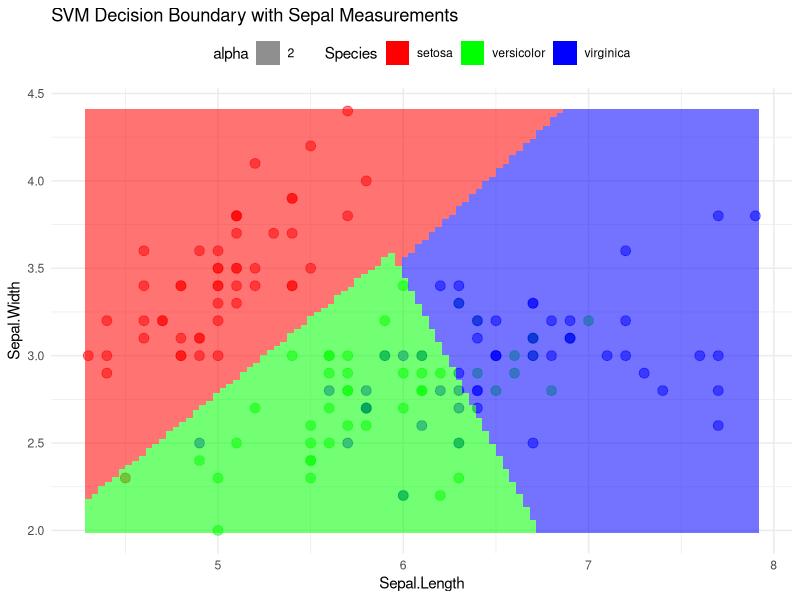

R code for this plot:
library(e1071)
library(ggplot2)

# Load and prepare data
data(iris)
# data <- iris[iris$Species != "versicolor", ]
data <- iris

# Fit SVM for two features
# Also supports linear, polynomial, radial, sigmoid
model <- svm(
    Species ~ Sepal.Length + Sepal.Width,
    data = data,
    kernel = "linear"
)

print(model)

# Tune the model
costs <- c(0.001,0.01,.1,1,10,100)
tuned_model <- tune(
    svm,
    Species ~ Sepal.Length + Sepal.Width,
    data = data,
    kernel = "linear",
    ranges = list(cost = costs, gamma = c(0.1, 1, 10))
)

print(tuned_model)

# Create a sequence of values for each dimension
sl <- seq(min(data$Sepal.Length), max(data$Sepal.Length), length = 100)
sw <- seq(min(data$Sepal.Width), max(data$Sepal.Width), length = 100)

# Expand grid to cover all combinations
grid <- expand.grid(Sepal.Length = sl, Sepal.Width = sw)

# Predict using the SVM model
grid$Species <- predict(model, grid)

# Plot
p <- ggplot(data, aes(x = Sepal.Length, y = Sepal.Width, color = Species)) +
    geom_point(alpha = 0.5, size = 3) +
    geom_tile(data = grid, aes(fill = Species, alpha = 2), color = NA) +
    scale_fill_manual(values = c("setosa" = "red", "virginica" = "blue", "versicolor" = "green")) +
    scale_color_manual(values = c("setosa" = "red", "virginica" = "blue", "versicolor" = "green")) +
    ggtitle("SVM Decision Boundary with Sepal Measurements") +
    theme_minimal() +
    theme(legend.position = "top")

print(p)

# Confusion matrix on predictions
confusion_matrix <- table(data$Species, predict(model, data))
print(confusion_matrix)
